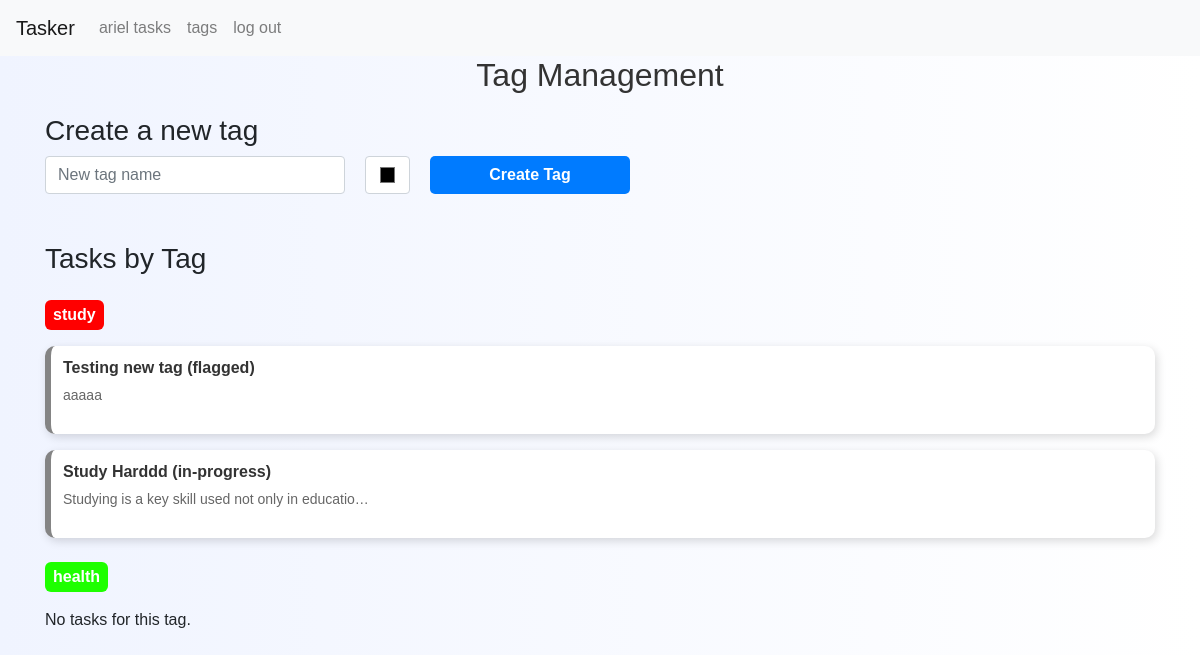
Before: /tags/ (signed in) with the older database file.
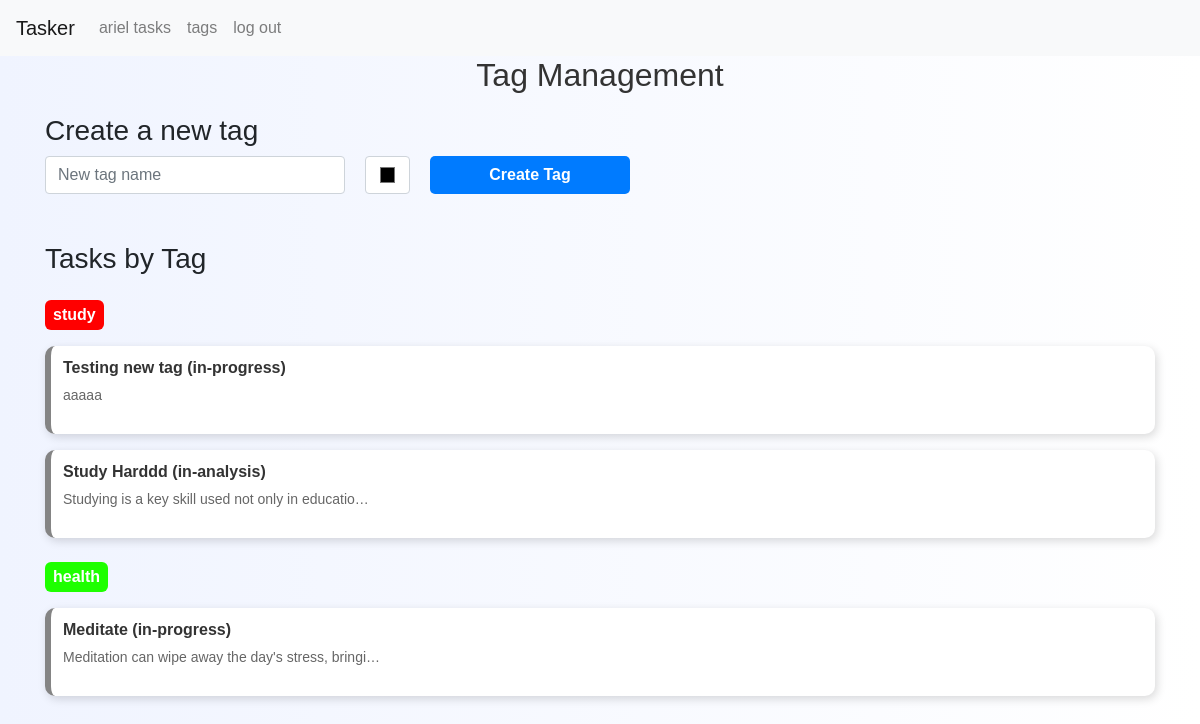
After: the same page with the newer database file.
### tasker/models.py (models this page shows, shortened)
class User(AbstractUser):
    pass

class Tag(models.Model):
    name = models.CharField(max_length=50, unique=True)
    color = models.CharField(max_length=7, default="#000000")  # Hex Color

class Task(models.Model):
    SIZE_CHOICES = [
        ('small', 'Small'),
        ('medium', 'Medium'),
        ('large', 'Large'),
        ('extraLarge', 'Extra Large'),
    ]
    PRIORITY_CHOICES = [
        ('light', 'Light'),
        ('medium', 'Medium'),
        ('urgent', 'Urgent'),
        ('severe', 'Severe'),
    ]
    STATUS_CHOICES = [
        ('in-analysis', 'In Analysis'),
        ('in-progress', 'In Progress'),
        ('flagged', 'Flagged'),
        ('completed', 'Completed'),
    ]
    user = models.ForeignKey(User, on_delete=models.CASCADE, related_name="tasks")
    name = models.CharField(max_length=255)
    description = models.TextField(blank=True)
    date_created = models.DateTimeField(auto_now_add=True)
    date_to_complete = models.DateField()
    size = models.CharField(max_length=10, choices=SIZE_CHOICES)
    priority = models.CharField(max_length=10, choices=PRIORITY_CHOICES)
    status = models.CharField(max_length=15, choices=STATUS_CHOICES, default='in-analysis')
    tags = models.ManyToManyField(Tag, blank=True)

### tasker/views.py (the view)
# urls.py: path("tags/", views.tag_list, name="tag_list"),
@login_required
def tag_list(request):
    tags = Tag.objects.all()
    return render(request, "tasker/tag_list.html", {"tags": tags})

### tasker/templates/tasker/tag_list.html (shortened to what this page needs)
{% extends "tasker/layout.html" %}
{% block body %}
<div class="container">
    <h2>Tag Management</h2>
    <div class="tag-creation">
        <h3>Create a new tag</h3>
        <div style="display: flex;">
          <input type="text" id="new-tag-name" class="form-control" placeholder="New tag name" style="width: 300px;">
          <input type="color" id="new-tag-color" class="form-control" value="#000000" style="width: 45px; margin-right: 20px; margin-left: 20px;">
          <button class="btn btn-primary" onclick="addTag()" style="max-width: 200px; padding: unset;">Create Tag</button>
        </div>
    </div>
    <div class="tasks-by-tag mt-5">
      <h3>Tasks by Tag</h3>
      {% for tag in tags %}
      <div class="mt-4">
          {% include "tasker/tag.html" %}
          <div class="task-list">
              {% for task in tag.task_set.all %}
                  <div class="mt-3 kanban-card {{ task.status }}">
                      <h5>{{ task.name }} ({{ task.status }})</h5>
                      <p>{{ task.description|truncatechars:50 }}</p>
                  </div>
              {% empty %}
                  <p class="mt-3">No tasks for this tag.</p>
              {% endfor %}
          </div>
      </div>
      {% endfor %}
  </div>
</div>
{% endblock %}

### tasker/templates/tasker/layout.html (shortened to what this page needs)
{% load static %}
<!DOCTYPE html>
<html lang="en">
    <head>
        <link rel="stylesheet" href="https://stackpath.bootstrapcdn.com/bootstrap/4.4.1/css/bootstrap.min.css">
        <link href="{% static 'tasker/styles.css' %}" rel="stylesheet">
    </head>
    <body>
        <nav class="navbar navbar-expand-lg navbar-light bg-light">
            <a class="navbar-brand" href="#">Tasker</a>
            <div>
              <ul class="navbar-nav mr-auto">
                {% if user.is_authenticated %}
                    <li class="nav-item">
                        <a class="nav-link" href="{% url 'task_list' %}">{{ user.username }} tasks</a>
                    </li>
                    <li class="nav-item">
                        <a class="nav-link" href="{% url 'tag_list' %}">tags</a>
                    </li>
                    <li class="nav-item">
                        <a class="nav-link" href="{% url 'logout' %}">log out</a>
                    </li>
                {% endif %}
              </ul>
            </div>
          </nav>
        <div class="body">
            {% block body %}
            {% endblock %}
        </div>
    </body>
</html>

### tasker/templates/tasker/tag.html (shortened to what this page needs)
<div class="task-tag" data-color="{{ tag.color }}" style="display: inline-block; width: auto; padding: 3px 8px; border-radius: 6px; margin-right: 5px; font-weight: bold; color: white; white-space: nowrap;">
  <span>{{ tag.name }}</span>
</div>

### tasker/static/tasker/styles.css (style rules this page uses)
body { font-family: 'Arial', sans-serif; background: linear-gradient(to right, #f0f4ff, #ffffff); }
.kanban-card { background: white; padding: 12px; border-radius: 10px; box-shadow: 2px 3px 10px rgba(0, 0, 0, 0.15); transition: transform 0.2s ease-in-out; border-left: 6px solid transparent; }
.kanban-card h5 { margin: 0; font-size: 16px; font-weight: bold; color: #333; margin-bottom: 8px; }
.kanban-card p { font-size: 14px; color: #666; white-space: nowrap; overflow: hidden; text-overflow: ellipsis; max-width: 100%; }
.kanban-card.in-analysis { border-left-color: #848484;; }
.kanban-card.in-progress { border-left-color: #848484; }
h2 { text-align: center; margin-bottom: 20px; color: #333; }
.btn { width: 100%; padding: 10px; font-size: 16px; font-weight: bold; border-radius: 5px; border: none; cursor: pointer; text-align: center; }
.btn-primary { background: #007bff; color: white; }

Changed rows visible on the page:
changed Task "Testing new tag": status "flagged" → "in-progress"
changed Task "Study Harddd": status "in-progress" → "in-analysis"
changed Tag "health": gains Task (name "Meditate", status "in-progress", description "Meditation can wipe away the day's stress, bringi…"); no longer shows "No tasks for this tag."
